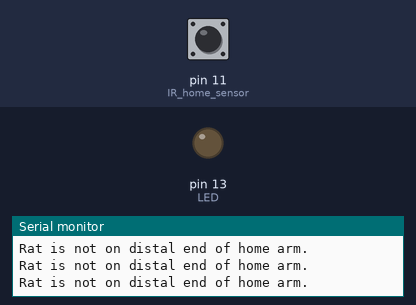
Bench run of a sketch on a simulated Arduino Uno, built with avr-gcc and run on an emulated ATmega328P. Parts: output pins drawn as LEDs (lit = HIGH), the last lines printed to the serial monitor. Dashed ring = blinking. Inputs (shaded band) come from the test bench; at power-on: pin 11 (IR_home_sensor) LOW.

Above: at 1.2 s.
1.3 s: pin 11 (IR_home_sensor) driven HIGH
At 1.9 s:
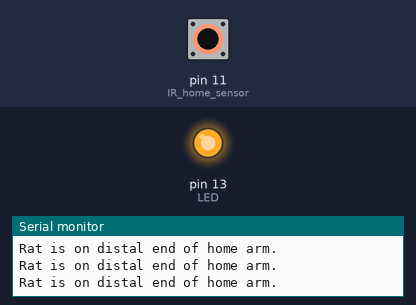
2.8 s: pin 11 (IR_home_sensor) driven LOW
At 4.1 s:
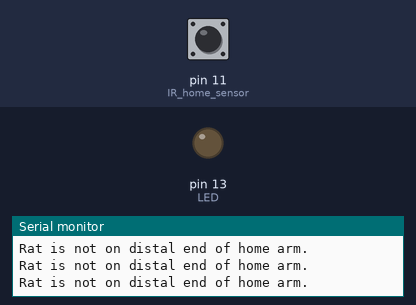
5.8 s: pin 11 (IR_home_sensor) pulsed HIGH 2 times (0.12 s each, 0.3 s apart)
At 5.91 s:
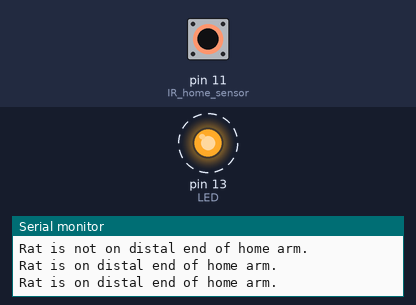
9.4 s: pin 11 (IR_home_sensor) pulsed HIGH 5 times (0.12 s each, 0.3 s apart)
At 11.4 s:
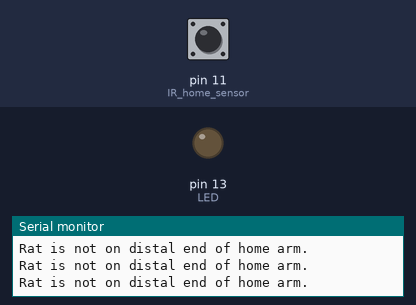
Timing chart, 0 to 12.9 s (numbered marks = the images above; inputs shaded):
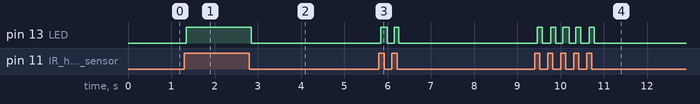

The sketch:

IR_Beam_LEDblink.ino
```cpp
const int IR_home_sensor = 11;
const int LED = 13;

void setup() {
 Serial.begin(9600);
 pinMode(IR_home_sensor, INPUT);
 pinMode(LED, OUTPUT);
}

void loop() {
  bool stateIR_home = digitalRead(IR_home_sensor);
    if(stateIR_home)
    {
       Serial.println("Rat is on distal end of home arm.");
       digitalWrite(LED, HIGH);//Turns on the LED when photodiode blocked
    }
    else
    {
        Serial.println("Rat is not on distal end of home arm.");
        digitalWrite(LED, LOW);//Turns of the LED when photodiode not blocked
    }

}
//This works!
```

Measured:
- after the input at 1.3 s, pin 13 (LED): LOW → HIGH after 0.05 s
- after the input at 2.8 s, pin 13 (LED): HIGH → LOW at once
- after the input at 5.8 s, pin 13 (LED): alternates HIGH for 0.13 s and LOW for 0.16 s, 4 changes in all, then stays LOW, starting at once
- after the input at 9.4 s, pin 13 (LED): alternates HIGH for 0.11 s and LOW for 0.18 s, 10 changes in all, then stays LOW, starting after 0.06 s
